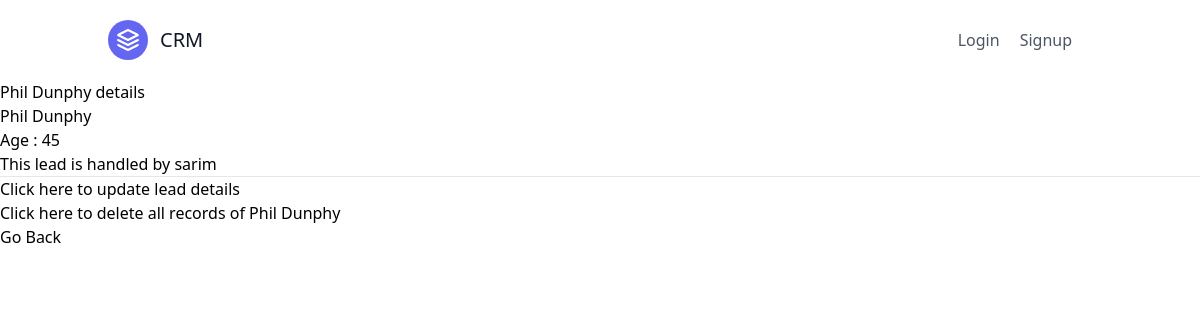
The app's page /leads/1/, older data.
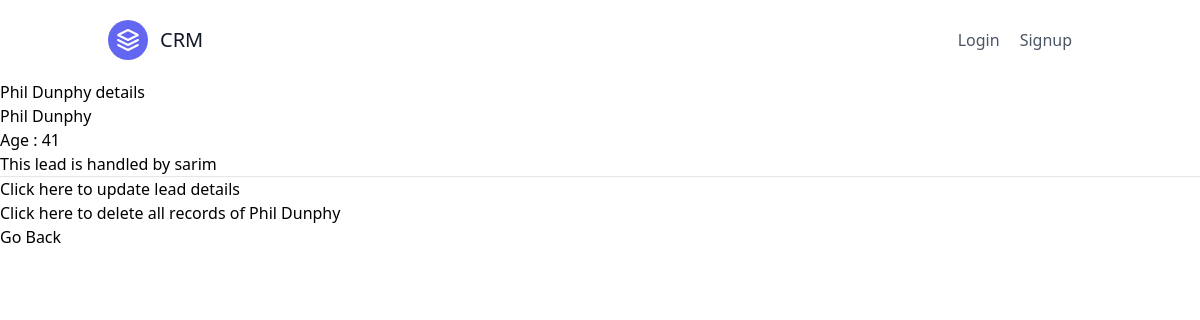
The same page, newer data.
### leads/models.py (models this page shows)
class Lead(models.Model):
    first_name = models.CharField(max_length=25)
    last_name = models.CharField(max_length=25)
    age = models.PositiveIntegerField()
    agent = models.ForeignKey("Agent", on_delete=models.CASCADE)
    def __str__(self):
        return f"{self.first_name} {self.last_name}"

class Agent(models.Model):
    user = models.OneToOneField(User, on_delete=models.CASCADE)
    def __str__(self):
        return self.user.username

class User(AbstractUser):
    pass

### leads/views.py (the view)
# urls.py: path("<int:pk>/", LeadDetailView.as_view(), name = "lead-detail"),
class LeadDetailView(DetailView):
    template_name = "leads/lead_detail.html"
    queryset = Lead.objects.all()
    context_object_name = "object"

### leads/templates/leads/lead_detail.html
{% extends "base.html" %}
{% block content %}
    <h4>{{object}} details</h4>
    {{object.first_name}} {{object.last_name}}
    <div>Age : {{object.age}}</div>
    <div>This lead is handled by {{object.agent}}</div>
    <hr>
    <p>
        <a href="{% url 'leads:lead-update' object.pk %}">
        Click here to update lead details
        </a>
    </p>
    <p>
        <a href="{% url 'leads:lead-delete' object.pk %}">Click here to delete all records of {{object}}</a>
    </p>
    <p>
        <a href="{% url 'leads:lead-list' %}">Go Back</a>
    </p>
{% endblock content %}

Row changes from the older to the newer data that the page shows:
changed Lead "Phil Dunphy": age "45" → "41"
